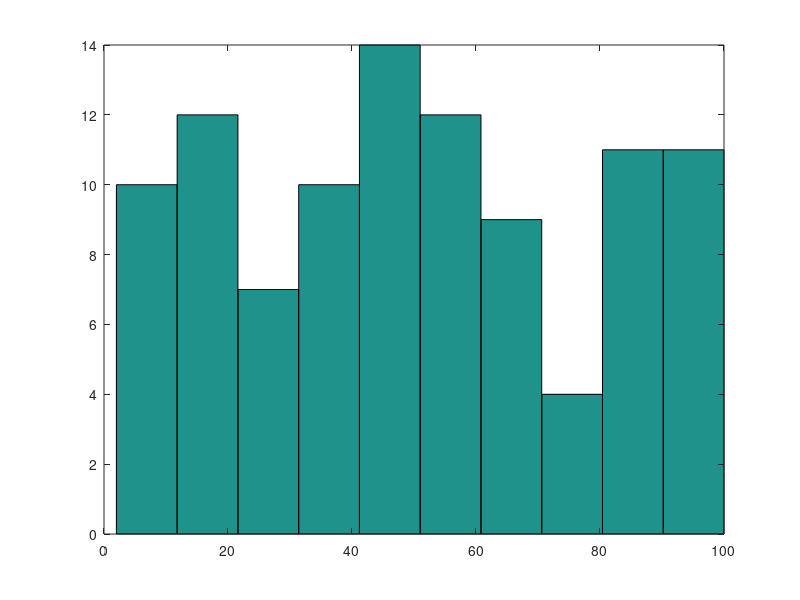
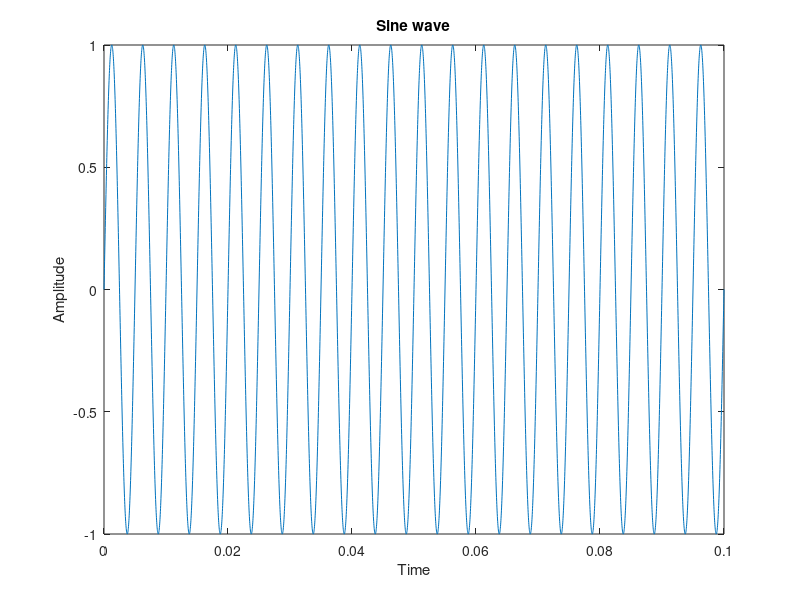
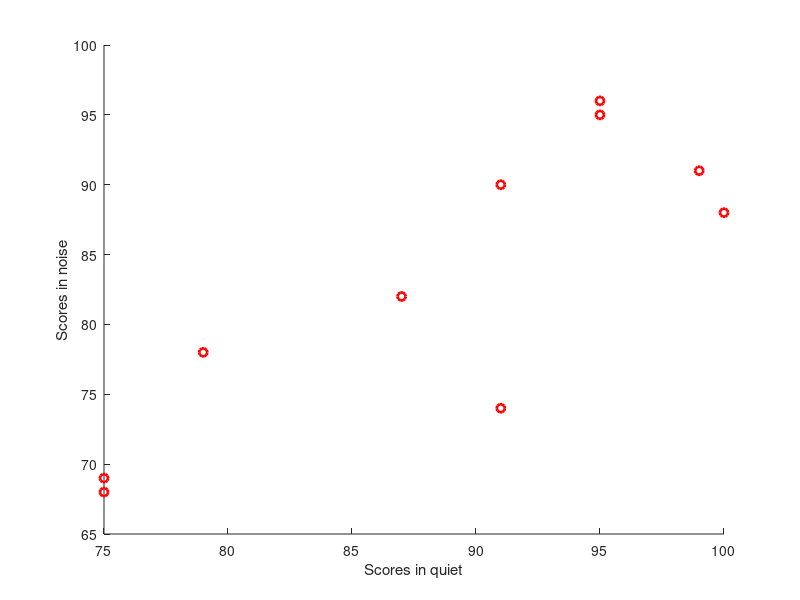

Here is the MATLAB script that generated these plots, in order:
%% Matlab Tutorial: Session 1
% Friday, July 14

%% Understanding the Matlab interface

% Always make sure that you add the relevant folders to your path
% Remember no spaces are allowed in the path name! 
addpath /Users/ashley/Documents/work/lab_management/tutorials/scripts


%% Using Matlab as a calculator
% You can use Matlab just like a calculator by typing the problem you want
% to solve into the command window. Try the following: 

% Addition
2+2

% Subtraction
5 - 3

% Multiplication
10*2

% Division
256/32

% Matlab also has a number of inbuilt functions that perform common
% mathematical operations. For example, if we wanted to find the square
% root of a number, we could type:

sqrt(4)

% We can also do more complex maths. Just like with basic maths, we want to
% make sure to put parentheses around the operations we want to conduct
% first. Otherwise, Matlab will follow PEMDAS or whatever the UK equivalent
% is. For example, the two equations below will yield very different results: 

4+3*9

(4+3)*9

% But most of the time, we don't want to use Matlab as a calculator. We
% have phones for that these days, so let's move on.

%% Creating variables in Matlab
% In Matlab (and all programming languages), one useful thing we can do is
% create variables. For example, we can create a variable x and assign it a
% numeric value and another variable y and assign it a different numeric value: 

x = 4

y = 2

% We can now do basic algebra with these two variables:
x+y
x-y
x*y-(x+y)

% But variables don't just need to be numbers! They can be letters (or
% strings) as well. To take a classic example: 

x = 'Hello World!'

% You can combine variables containing strings, but you need to do it a
% little bit differently than numbers. For example: 

y = 'My name is Ashley'

z = [x y]

% Want a space between the two phrases?
z = [x ' ' y]

% When naming variables, x and y aren't very useful. When you have a script
% that is 100 lines long, will you really remember what x is? It's best
% practice to give our variables clear and transparent names. There are
% some rules for naming variables (e.g., can't contain spaces or start with
% a number). But aside from the hard and fast rules, there are certain
% conventions. different researchers use different conventions. Some use
% all lowercase variable names and separate them with an underscore
% (snakecase). Others use camelcase (words delimited by a capital letter
% except the first word). Either works! Choose what you like best. 

%% Matrices in Matlab
% So far, we've been assigning single numbers to a variable. But in most
% research contexts, we'll be working with vectors, or matrices. Say for
% example we have a questionnaire and are interested in looking at the mean
% age of the 9 participants in our sample. Here's how we create a vector
% in Matlab. Note the use of square brackets to combine these numbers

subject_age = [20 39 42 22 22 35 18 21 50 32]

% Importantly, we can do maths with matrices! To determine the mean of a
% matrix, we can use the mean function in Matlab

mean(subject_age)

% This will give you the same answer as:
(20 + 39 + 42 + 22 + 22 + 35 + 18 + 21 + 50 + 32)/10

% subject_age is a vector, or a 1 x 10 matrix (1 row and 10 columns). But
% what if we have multiple measurements that we want to compare? Let's say
% that we have our participants complete a speech perception task in quiet and
% noisy conditions. We can put the data in 2 separate vectors like this:

quiet_score = [75 91 38 100 99 95 87 79 95 91]

noise_score = [69 90 44 88 91 95 82 78 96 74]

% Or combine them into a single vector like this: 

data = [75 91 38 100 99 95 87 79 95 91;69 90 44 88 91 95 82 78 96 74]

% Now we have a 2 x 10 matrix, with the first row corresponding to scores
% in quiet and second row corresponding to scores in noise. Usually, we
% have subject as the row though, so let's change the shape of this
% dataframe. We can do this by using the ' symbol: 

data = data'

% Now what can we do with our new matrix? So many things! We can still get
% the mean score for each condition. For example: 

mean(data)

% To just get the mean score for the quiet condition (column 1), we can: 
mean(data(:,1))

% Let's say we want to add a row. For some reason there's a particiapnt
% missing from our dataset. We can add there scores a few different ways.
% One option is to do the following: 

data(end+1,:) = [75 68]

% But maybe we want to delete someone. For example, maybe we want to get
% rid of people who got < 50% in quiet because the task really isn't that hard. The
% first step is to find any scores that are < 50% in quiet. We can do this
% using the find function

find(data(:,1)<50)

% So now we know that it's the 3rd subject we want to delete. We can now
% delete their data using square brackets: 

data(3,:) = [];

% We can even run some basic stats, like conduct a ttest

[H,P,CI,STATS] = ttest(data(:,1),data(:,2))

%% Conditional statements
% Sometimes we might only want to perform certain operations if a certain
% thing is true or false. With Matlab, we can create boolean variables (one
% that has either true (1) or false (2) as its value. For example: 

x = true
y = false

z = 12>3

% Using boolean variables, we can create conditional statements. Why would
% we want to do this? Let's say that we have participants complete a
% questionnaire like the Autism Quotient. In many of these questionnaires,
% some questions are reverse coded (e.g., a 1 will correspond to a low AQ
% score while a 4 will correspond to a high AQ score). Therefore, we'll
% only want to reverse the score on some questions but not others. % Let's
% say we want to reverse score question 5 only (not realistic but will work
% for now). 

question = 5;
score = 1;

if question==5
    score = 5-score;
else
    score = score;
end

% We can also use multiple if statements. Say we don't like question 7 and
% just want to ignore it

question = 7;
score = 1;

if question==5
    score = 5-score;
elseif question == 7
    score = []
else
    score = score;
end

%% Looping in Matlab
% One of the great things about programming is that we can automate
% repetetive processes. Let's say we have 100 participants in our task.
% It'd be really tiring to go through the data one by one and remove
% participants who got < 50% correct. Instead, we can use a for loop

scores = randi(100,1,100);
my_data = [];

for n = 1:length(scores)
    
    if scores(n) > 50
        my_data = [my_data; scores(n)]
    end
    
end
        
% Did this work? Let's check using the min function 
min(my_data)
min(scores)

% We can also do while loops. These are useful if you need to redo a
% process over and over again until a certain condition is met. I most
% often use while loops while creating stimuli. Let's say I'm putting my
% stimuli in a pseudorandom order but want to make sure that there are no
% repeats. 

keepLooping = true;

order = [];
this_stimulus = randi(4,1); % randomly choose a stimulus to be first
order(1) = this_stimulus;

while keepLooping
    next_stimulus = randi(4,1);
    if next_stimulus ~= this_stimulus
        order = [order; next_stimulus];
        keepLooping = false;
    end
end

order

% We can nest for and while loops (say for example we want 4 different
% stimuli presented in a random order but with no repeats. Here's how we'd
% do that in Matlab: 

order = [];
this_stimulus = randi(4,1); % randomly choose a stimulus to be first
order(1) = this_stimulus;

for n = 1:99
    
  keepLooping = true;
   while keepLooping
        next_stimulus = randi(4,1);
        if next_stimulus ~= this_stimulus
            order = [order; next_stimulus];
            keepLooping = false;
            this_stimulus = next_stimulus;
        end
    end
    
end



order
    

%% Basic plotting 

% Histograms
random_numbers = randi(100,1,100);
figure;
hist(random_numbers)

% Line plots
time = 0:1/44100:0.1;
sound = sin(2 * pi * 200  * time);
figure;
plot(time,sound)
xlabel("Time")
ylabel("Amplitude")
title("Sine wave")

% Scatter plots
figure;
scatter(data(:,1), data(:,2),'r','lineWidth',2)
xlabel("Scores in quiet")
ylabel("Scores in noise")

